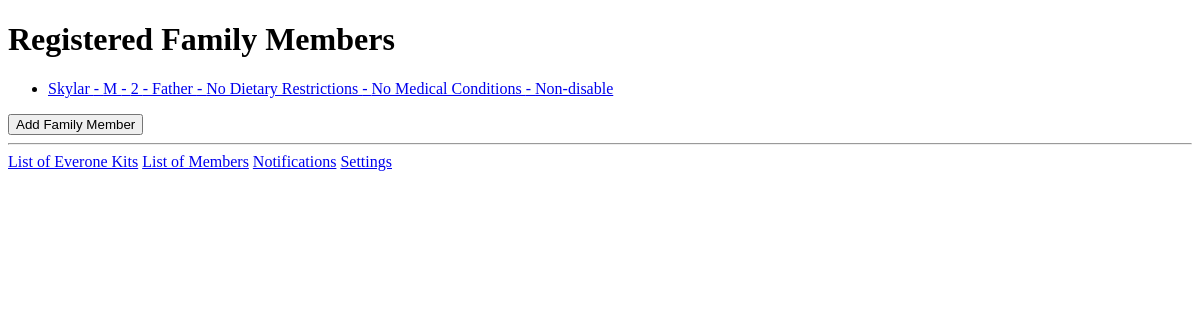
Page /manage_users/ on the earlier database version.
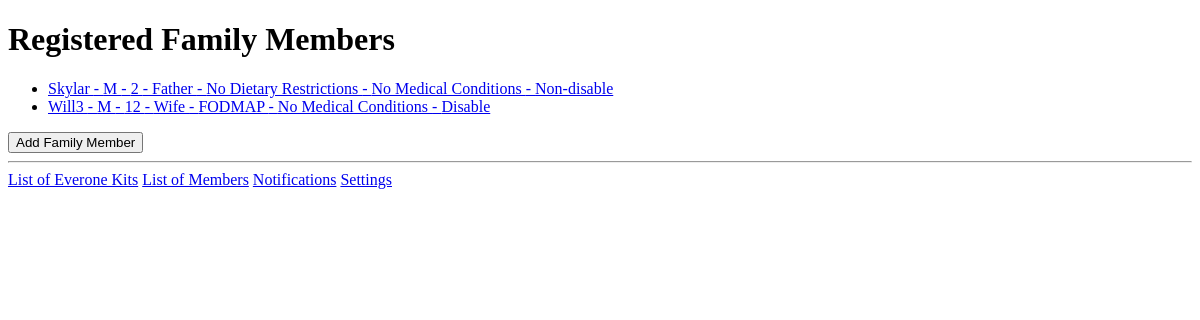
Same page on the later database version.
### managerkit/models.py (models this page shows, shortened)
class User(models.Model):
    MALE = 'M'
    FEMALE = 'F'
    NONBINARY = 'N'
    TRANS = 'T'
    OTHER = 'O'
    SEX_CHOICES = [
        (MALE, 'Male'),
        (FEMALE, 'Female'),
        (NONBINARY, 'Non-binary'),
        (TRANS, 'Trans'),
        (OTHER, 'Other'),
    ]
    RELATIONSHIP_CHOICES = [
        ('Father', 'Father'),
        ('Mother', 'Mother'),
        ('Husband', 'Husband'),
        ('Wife', 'Wife'),
        ('Son', 'Son'),
        ('Daughter', 'Daughter'),
        ('Brother', 'Brother'),
        ('Sister', 'Sister'),
        ('Cousin (male)', 'Cousin (male)'),
        ('Cousin (female)', 'Cousin (female)'),
        ('Nephew', 'Nephew'),
        ('Niece', 'Niece'),
        ('Grandfather', 'Grandfather'),
        ('Grandmother', 'Grandmother'),
        ('Grandson', 'Grandson'),
        ('Granddaughter', 'Granddaugher'),
        ('Other', 'Other'),
    ]
    DIETARY_RESTRICTION_CHOICES = [
        ('No Dietary Restrictions', 'No Restrictions'),
        ('FODMAP', 'FODMAP'),
        ('Gluten Free', 'Gluten Free'),
        ('Lactose Free', 'Lactose Free'),
        ('Nut Free', 'Nut Free'),
        ('Vegan', 'Vegan'),
        ('Vegetarian', 'Vegetarian'),
        ('Other', 'Other'),
    ]
    MEDICAL_CONDITIONS_CHOICES = [
        ('No Medical Conditions', 'No Conditions'),
        ('Asthma', 'Asthma'),
        ('Diabetes', 'Diabetes'),
        ('Hypertension', 'Hypertension'),
        ('Allergies', 'Allergies'),
        ('Other', 'Other'),
    ]
    DISABILITY_CHOICES = [
        ('Disable', 'Disable'),
        ('Non-disable', 'Non-disable'),
    ]
    name = models.CharField(max_length=100, null=False, blank=False)
    email = models.EmailField(max_length=254, null=False, blank=False)
    sex = models.CharField(max_length=1, choices=SEX_CHOICES, null=False, blank=False)
    age = models.PositiveIntegerField(validators=[MaxValueValidator(99, message=_("Age must be below 100"))], null=False, blank=False)
    relationship = models.TextField(choices=RELATIONSHIP_CHOICES, null=False, blank=False)
    dietary_restrictions = models.TextField(choices=DIETARY_RESTRICTION_CHOICES, null=False, blank=False)
    medical_conditions = models.TextField(choices=MEDICAL_CONDITIONS_CHOICES, null=False, blank=False)
    disability = models.TextField(choices=DISABILITY_CHOICES, null=False, blank=False)

### managerkit/views.py (the view)
# urls.py: path('manage_users/', views.manage_users, name='manage_users'),
def manage_users(request):
    users = User.objects.all()
    return render(request, 'manage_users.html', {'users': users})

### managerkit/templates/manage_users.html (shortened to what this page needs)
<!DOCTYPE html>
<html lang="en">
<head>
</head>
<body>
    <h1>Registered Family Members</h1>
    <ul>
        {% for user in users %}
            <li> <a href="{% url 'user_detail' user.id %}">{{ user.name }} - {{ user.sex }} - {{ user.age }} - {{ user.relationship }} -
                {{ user.dietary_restrictions }} - {{ user.medical_conditions }} - {{ user.disability }}</li>
        {% empty %}
            <li>No users registered yet.</li>
        {% endfor %}
    </ul>
    <a href="{% url 'register' %}"><button type="button">Add Family Member</button></a>
    <hr>
    <a href="{% url 'home' %}">List of Everone Kits</a>
    <a href="{% url 'manage_users' %}">List of Members</a>
    <a href="{% url 'notifications' %}">Notifications</a>
    <a href="{% url 'settings' %}">Settings</a>
</body>
</html>

Differences in the rows shown:
added User: name "Will3", sex "M", age "12", relationship "Wife", dietary_restrictions "FODMAP", medical_conditions "No Medical Conditions", disability "Disable"
